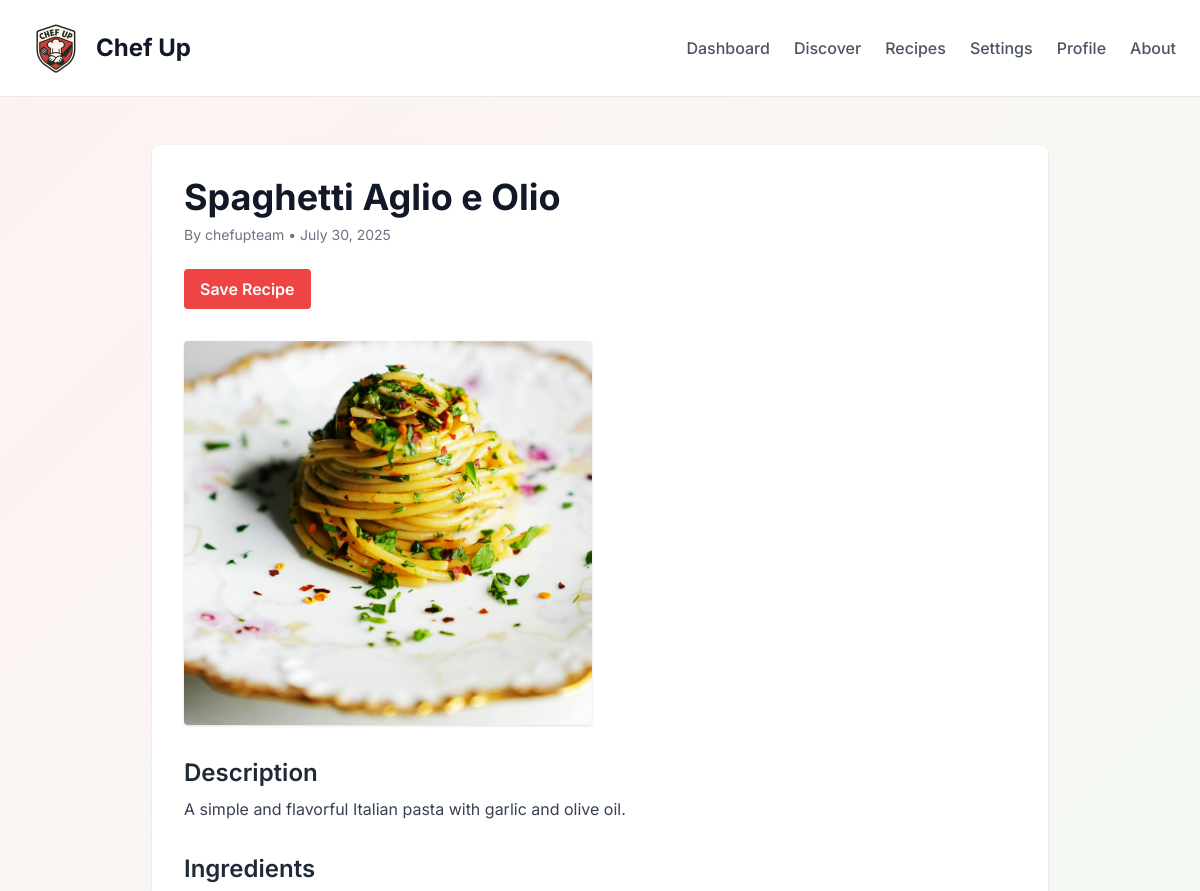
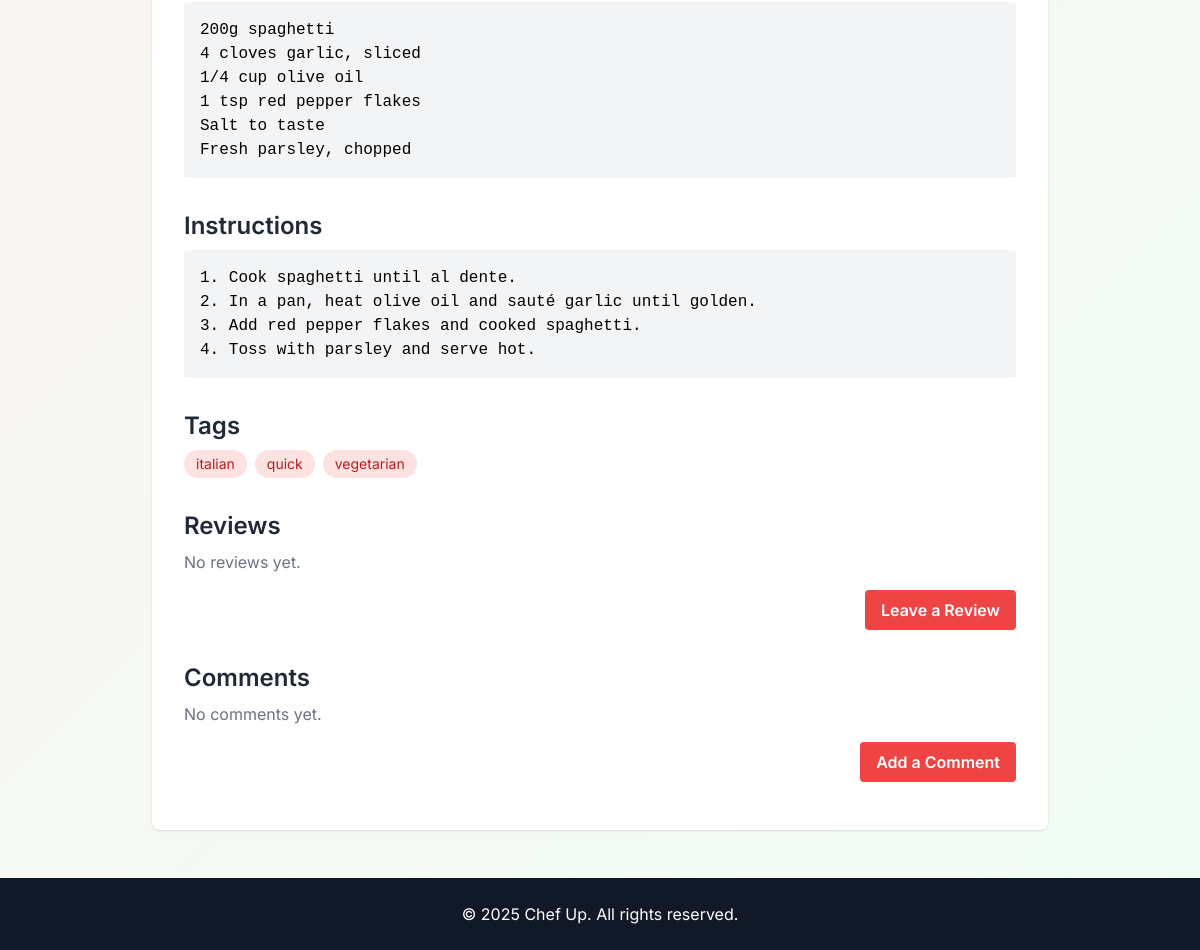
Page /recipe/11/ (signed in) on the committed database (2 pictures, top to bottom).
### application/models.py (models this page shows)
class Recipe(models.Model):
    title = models.CharField(max_length=255)
    description = models.TextField()
    ingredients = models.TextField()
    instructions = models.TextField()
    created_at = models.DateTimeField(auto_now_add=True)
    updated_at = models.DateTimeField(auto_now=True)
    author = models.ForeignKey(User, on_delete=models.CASCADE, related_name='recipes')
    is_public = models.BooleanField(default=True)

class RecipeImage(models.Model):
    recipe = models.ForeignKey(Recipe, on_delete=models.CASCADE, related_name='images')
    image = models.ImageField(upload_to='recipe_images/')
    uploaded_at = models.DateTimeField(auto_now_add=True)

class RecipeTag(models.Model):
    recipe = models.ForeignKey(Recipe, on_delete=models.CASCADE)
    tag = models.ForeignKey(Tag, on_delete=models.CASCADE)

class Tag(models.Model):
    name = models.CharField(max_length=50, unique=True)

### application/views.py (the view)
# urls.py: path('recipe/<int:recipe_id>/', views.recipe_detail, name='recipe_detail')
@login_required
def recipe_detail(request, recipe_id):
    recipe = get_object_or_404(
        Recipe.objects.select_related('author').prefetch_related('images', 'reviews', 'comments', 'recipetag_set__tag'),
        id=recipe_id
    )
    if not recipe.is_public and recipe.author != request.user:
        return redirect('discover')
    return render(request, 'recipe.html', {'recipe': recipe})

### application/templates/recipe.html (shortened to what this page needs)
{% load static %}
<!DOCTYPE html>
<html lang="en">
<head>
  <script src="https://cdn.tailwindcss.com"></script>
</head>
<body class="min-h-screen flex flex-col hero-gradient">
  <nav class="bg-white border-b border-gray-200 px-6 py-4">
    <div class="max-w-7xl mx-auto flex justify-between items-center">
      <div class="flex items-center space-x-2">
        <div class="w-16 h-16">
          <img src="{% static 'images/logo.png' %}" alt="Chef Up Logo" class="w-full h-full object-contain" />
        </div>
        <h1 class="text-2xl font-bold text-gray-900">
          <a href="{% url 'index' %}">Chef Up</a>
        </h1>
      </div>
      {% if user.is_authenticated %}
      <div class="flex space-x-6 text-gray-600">
        <a href="{% url 'dashboard' %}" class="hover:text-red-500 font-medium">Dashboard</a>
        <a href="{% url 'discover' %}" class="hover:text-red-500 font-medium">Discover</a>
        <a href="{% url 'post' %}" class="hover:text-red-500 font-medium">Recipes</a>
        <a href="{% url 'settings' %}" class="hover:text-red-500 font-medium">Settings</a>
        <a href="{% url 'profile' user.username %}" class="hover:text-red-500 font-medium">Profile</a>
        <a href="{% url 'about' %}" class="hover:text-red-500 font-medium">About</a>
      </div>
      {% endif %}
    </div>
  </nav>
  <main class="flex-grow px-6 py-12">
    <div class="max-w-4xl mx-auto bg-white shadow rounded-lg p-8">
      <h1 class="text-4xl font-bold text-gray-900 mb-2">{{ recipe.title }}</h1>
      <p class="text-sm text-gray-500 mb-6">
        By {{ recipe.author.username }} • {{ recipe.created_at|date:"F j, Y" }}
      </p>
      <div class="mb-8">
        <button
          class="px-4 py-2 bg-red-500 text-white font-semibold rounded hover:bg-red-600 transition"
          title="Save feature coming soon!">
          Save Recipe
        </button>
      </div>
      {% if recipe.images.exists %}
        <div class="grid grid-cols-1 md:grid-cols-2 gap-4 mb-8">
          {% for image in recipe.images.all %}
            <img
              src="{{ image.image.url }}"
              alt="{{ recipe.title }}"
              class="rounded shadow object-cover w-full max-h-96 mx-auto"
            />          {% endfor %}
        </div>
      {% endif %}
      <section class="mb-8">
        <h2 class="text-2xl font-semibold text-gray-800 mb-2">Description</h2>
        <p class="text-gray-700">{{ recipe.description }}</p>
      </section>
      <section class="mb-8">
        <h2 class="text-2xl font-semibold text-gray-800 mb-2">Ingredients</h2>
        <pre class="bg-gray-100 p-4 rounded whitespace-pre-wrap">{{ recipe.ingredients }}</pre>
      </section>
      <section class="mb-8">
        <h2 class="text-2xl font-semibold text-gray-800 mb-2">Instructions</h2>
        <pre class="bg-gray-100 p-4 rounded whitespace-pre-wrap">{{ recipe.instructions }}</pre>
      </section>
      {% if recipe.recipetag_set.exists %}
        <section class="mb-8">
          <h2 class="text-2xl font-semibold text-gray-800 mb-2">Tags</h2>
          <div class="flex flex-wrap gap-2">
            {% for recipe_tag in recipe.recipetag_set.all %}
              <span class="bg-red-100 text-red-700 px-3 py-1 rounded-full text-sm">{{ recipe_tag.tag.name }}</span>
            {% endfor %}
          </div>
        </section>
      {% endif %}
      <section class="mb-8">
        <h2 class="text-2xl font-semibold text-gray-800 mb-2">Reviews</h2>
        {% for review in recipe.reviews.all %}
          <div class="bg-gray-50 border border-gray-200 rounded p-4 mb-4">
            <div class="flex justify-between mb-1">
              <span class="font-semibold">{{ review.user.username }}</span>
              <span class="text-yellow-500">{{ review.rating }}★</span>
            </div>
            <p class="text-gray-600 text-sm">{{ review.created_at|date:"F j, Y" }}</p>
            <p class="mt-1">{{ review.comment }}</p>
          </div>
        {% empty %}
          <p class="text-gray-500">No reviews yet.</p>
        {% endfor %}
        {% if user.is_authenticated %}
        <div class="mt-4 text-right">
          <button
            class="px-4 py-2 bg-red-500 text-white font-semibold rounded hover:bg-red-600 transition"
            title="Review feature coming soon!">
            Leave a Review
          </button>
        </div>
        {% endif %}
      </section>
      <section class="mb-4">
        <h2 class="text-2xl font-semibold text-gray-800 mb-2">Comments</h2>
        {% for comment in recipe.comments.all %}
          <div class="bg-white border border-gray-200 rounded p-4 mb-4">
            <p class="font-semibold text-gray-900">{{ comment.user.username }}</p>
            <p class="text-sm text-gray-600">{{ comment.created_at|date:"F j, Y" }}</p>
            <p class="mt-2 text-gray-700">{{ comment.content }}</p>
          </div>
        {% empty %}
          <p class="text-gray-500">No comments yet.</p>
        {% endfor %}
        {% if user.is_authenticated %}
        <div class="mt-4 text-right">
          <button
            class="px-4 py-2 bg-red-500 text-white font-semibold rounded hover:bg-red-600 transition"
            title="Comment feature coming soon!">
            Add a Comment
          </button>
        </div>
        {% endif %}
      </section>
    </div>
  </main>
  <footer class="bg-gray-900 text-white py-6 text-center">
    <p>&copy; 2025 Chef Up. All rights reserved.</p>
  </footer>
</body>
</html>

### application/templates/recipe.html (style rules this page uses)
body { font-family: 'Inter', sans-serif; }
.hero-gradient { background: linear-gradient(135deg, #fef2f2 0%, #f0fdf4 100%); }

### rows in the picture
Recipe: title "Spaghetti Aglio e Olio", author.username "chefupteam", created_at "July 30, 2025", description "A simple and flavorful Italian pasta with garlic and olive oil.", ingredients "200g spaghetti 4 cloves garlic, sliced 1/4 cup olive oil 1 tsp red pepper flakes Salt to taste Fresh parsley, chopped", instructions "1. Cook spaghetti until al dente. 2. In a pan, heat olive oil and sauté garlic until golden. 3. Add red pepper flakes and cooked spaghetti. 4. Toss with parsley and serve hot."
RecipeImage: image (picture)
RecipeTag: tag.name "italian"
RecipeTag: tag.name "quick"
RecipeTag: tag.name "vegetarian"
